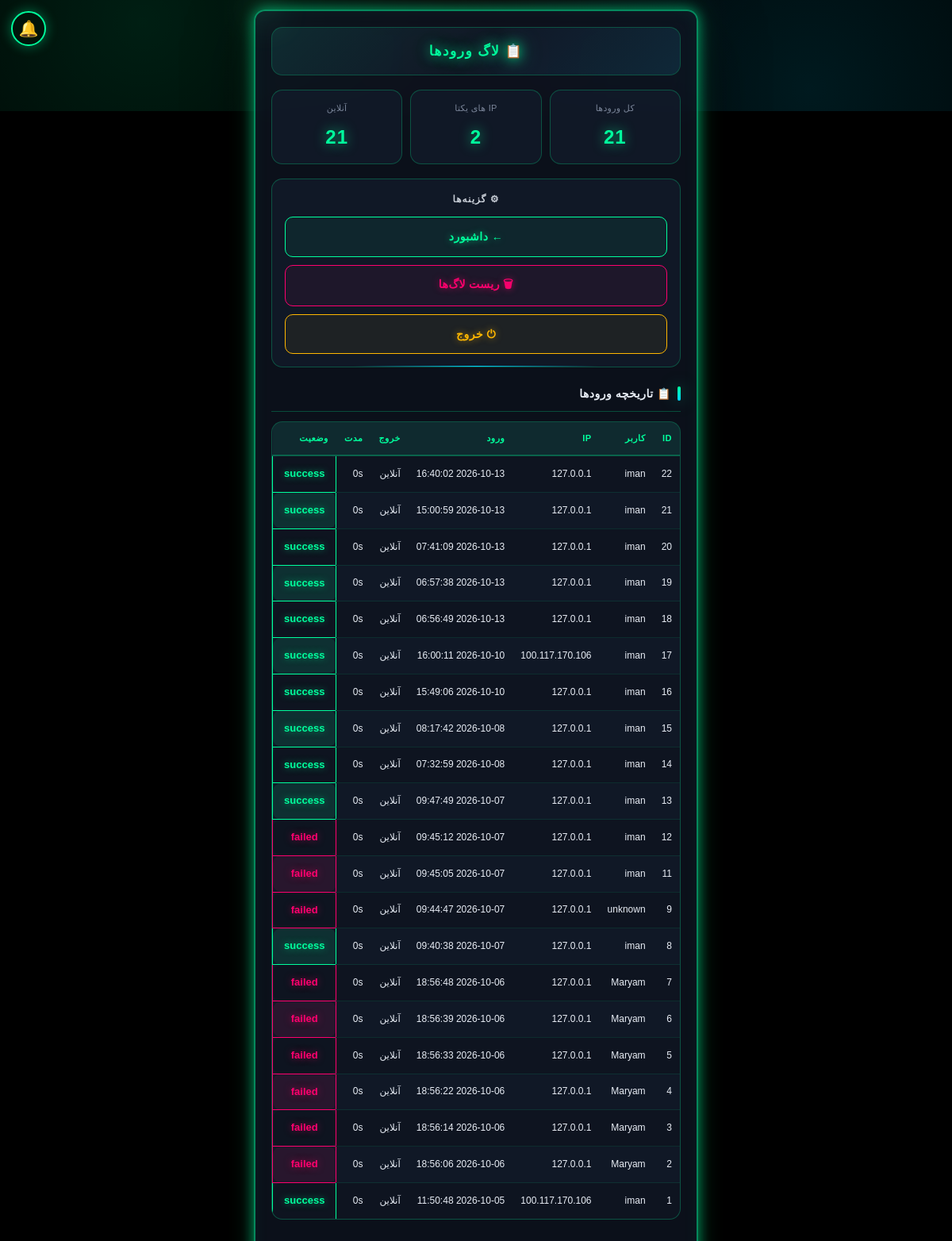
The app's page /admin/logs (signed in) with its own data.
### tables this page shows
CREATE TABLE login_logs (
        id INTEGER PRIMARY KEY AUTOINCREMENT,
        user_id INTEGER, username TEXT, ip TEXT, user_agent TEXT,
        login_time TIMESTAMP DEFAULT CURRENT_TIMESTAMP,
        logout_time TIMESTAMP, duration_seconds INTEGER DEFAULT 0,
        status TEXT DEFAULT 'success');

### app.py (the view)
@app.route("/admin/logs")
@admin_required
def admin_logs():
    return render_template("admin_logs.html",
        logs=get_all_logins(200),
        stats=get_login_stats())

### app.py (called while the page is built)
@app.context_processor
def inject_global_settings():
    try:
        if session.get("is_admin"):
            s = get_admin_settings()
        elif session.get("user_id"):
            s = get_user_settings(session["user_id"])
        else:
            s = {"avatar": None, "bg": None, "theme": "neon"}
    except Exception:
        s = {"avatar": None, "bg": None, "theme": "neon"}
    return {"current_settings": s}

@app.after_request
def _security_headers(response):
    if response.content_type and 'text/html' in response.content_type:
        response.headers["Cache-Control"] = "no-store, no-cache, must-revalidate, max-age=0"
        response.headers["Pragma"] = "no-cache"
        response.headers["Expires"] = "0"
    """هدرهای امنیتی"""
    response.headers["X-Content-Type-Options"] = "nosniff"
    response.headers["X-Frame-Options"] = "SAMEORIGIN"
    response.headers["X-XSS-Protection"] = "1; mode=block"
    response.headers["Referrer-Policy"] = "no-referrer"
    response.headers["Permissions-Policy"] = "geolocation=(), microphone=(), camera=()"
    return response

def admin_required(f):
    @wraps(f)
    def decorated(*args, **kwargs):
        if session.get("user_id"):
            session.clear()
            return redirect(url_for("admin_login"))
        if not session.get("is_admin"):
            return redirect(url_for("admin_login"))
        return f(*args, **kwargs)
    return decorated

### database.py (called while the page is built, shortened)
def get_all_logins(limit=200):
    conn = sqlite3.connect(DB_PATH)
    c = conn.cursor()
    c.execute("SELECT * FROM login_logs ORDER BY id DESC LIMIT ?", (limit,))
    rows = c.fetchall()
    conn.close()
    return rows

def get_login_stats():
    conn = sqlite3.connect(DB_PATH)
    c = conn.cursor()
    c.execute("SELECT COUNT(*) FROM login_logs")
    total = c.fetchone()[0]
    c.execute("SELECT COUNT(DISTINCT ip) FROM login_logs")
    unique_ips = c.fetchone()[0]
    c.execute("SELECT COUNT(*) FROM login_logs WHERE logout_time IS NULL")
    online = c.fetchone()[0]
    conn.close()
    return {"total": total, "unique_ips": unique_ips, "online": online}

def get_user_settings(user_id):
    import time
    now = time.time()
    if user_id in _SETTINGS_CACHE and (now - _SETTINGS_CACHE_TIME.get(user_id, 0)) < 60:
        return _SETTINGS_CACHE[user_id]

def get_admin_settings():
    return get_user_settings(ADMIN_ID)

### templates/admin_logs.html (shortened to what this page needs)
<!DOCTYPE html>
<html lang="fa" dir="rtl">
<head>
    <link rel="stylesheet" href="/static/style.css">
<link href="https://cdn.jsdelivr.net/gh/rastikerdar/vazirmatn@v33.003/Vazirmatn-font-face.css" rel="stylesheet">
<link rel="stylesheet" href="/static/navbar-fix.css">
</head>
<body class="matrix-bg">
    <div class="container">
        <div class="header-bar">
            <div class="header-title">📋 لاگ ورودها</div>
        </div>
        <div class="stats">
            <div class="stat-box">
                <span class="stat-label">کل ورودها</span>
                <span class="stat-value">{{ stats.total }}</span>
            </div>
            <div class="stat-box">
                <span class="stat-label">IP های یکتا</span>
                <span class="stat-value">{{ stats.unique_ips }}</span>
            </div>
            <div class="stat-box">
                <span class="stat-label">آنلاین</span>
                <span class="stat-value">{{ stats.online }}</span>
            </div>
        </div>
        <div class="footer-box">
            <div class="footer-title">⚙ گزینه‌ها</div>
            <div class="footer-actions">
                <a href="/admin/dashboard" class="btn-nav">← داشبورد</a>
                <button type="button" class="btn-reset" onclick="openClearModal()">🗑 ریست لاگ‌ها</button>
                <a href="/admin/logout" class="btn-nav btn-logout">⏻ خروج</a>
            </div>
        </div>
        <h2>📋 تاریخچه ورودها</h2>
        <div class="table-wrap">
            <table>
                <tr>
                    <th>ID</th>
                    <th>کاربر</th>
                    <th>IP</th>
                    <th>ورود</th>
                    <th>خروج</th>
                    <th>مدت</th>
                    <th>وضعیت</th>
                </tr>
                {% for row in logs %}
                <tr>
                    <td>{{ row[0] }}</td>
                    <td>{{ row[2] }}</td>
                    <td>{{ row[3] }}</td>
                    <td>{{ row[5] }}</td>
                    <td>{{ row[6] or 'آنلاین' }}</td>
                    <td>{{ row[7] }}s</td>
                    <td class="{{ 'success' if row[8]=='success' else 'error' }}">{{ row[8] }}</td>
                </tr>
                {% endfor %}
            </table>
        </div>
    </div>
{% include "_global_bg.html" %}
<a href="#" id="notifBellLink" class="notif-bell" title="اعلان‌ها">
🔔
</a>
</body>
</html>

### templates/_global_bg.html (shortened to what this page needs)
<link rel="stylesheet" href="/static/app-feel.css">

### static/navbar-fix.css (style rules this page uses)
html, body { padding-bottom: 0 !important; margin-bottom: 0 !important; }
body { padding-bottom: 140px !important; min-height: 100vh !important; overflow-y: auto !important; overflow-x: hidden !important; height: auto !important; max-height: none !important; position: relative !important; }
.container, .wrap, main, .content, .main-content { padding-bottom: 140px !important; }
body::after { content: ""; display: block; height: 140px; width: 100%; pointer-events: none; }

### static/app-feel.css (style rules this page uses)
* { -webkit-tap-highlight-color:transparent;-webkit-touch-callout:none }
html,body { overscroll-behavior:none;-webkit-overflow-scrolling:touch }
body { user-select:none;-webkit-user-select:none }
button,a.btn,.ni,.tab,.cat,.main-cat,.prod,.shop,.cart { transition:transform .15s ease,box-shadow .3s ease; }
.page-fade { animation:pageFade .3s ease-out }

### templates/admin_logs.html (style rules this page uses)
body,input,textarea,button,select { font-family:"Vazirmatn","Segoe UI",Tahoma,sans-serif !important; }

### records on screen
login_logs: id "22", username "iman", ip "127.0.0.1", login_time "2026-10-13 16:40:02", row "آنلاین", duration_seconds "0", status "success"
login_logs: id "21", username "iman", ip "127.0.0.1", login_time "2026-10-13 15:00:59", row "آنلاین", duration_seconds "0", status "success"
login_logs: id "20", username "iman", ip "127.0.0.1", login_time "2026-10-13 07:41:09", row "آنلاین", duration_seconds "0", status "success"
login_logs: id "19", username "iman", ip "127.0.0.1", login_time "2026-10-13 06:57:38", row "آنلاین", duration_seconds "0", status "success"
login_logs: id "18", username "iman", ip "127.0.0.1", login_time "2026-10-13 06:56:49", row "آنلاین", duration_seconds "0", status "success"
login_logs: id "17", username "iman", ip "100.117.170.106", login_time "2026-10-10 16:00:11", row "آنلاین", duration_seconds "0", status "success"
login_logs: id "16", username "iman", ip "127.0.0.1", login_time "2026-10-10 15:49:06", row "آنلاین", duration_seconds "0", status "success"
login_logs: id "15", username "iman", ip "127.0.0.1", login_time "2026-10-08 08:17:42", row "آنلاین", duration_seconds "0", status "success"
login_logs: id "14", username "iman", ip "127.0.0.1", login_time "2026-10-08 07:32:59", row "آنلاین", duration_seconds "0", status "success"
login_logs: id "13", username "iman", ip "127.0.0.1", login_time "2026-10-07 09:47:49", row "آنلاین", duration_seconds "0", status "success"
login_logs: id "12", username "iman", ip "127.0.0.1", login_time "2026-10-07 09:45:12", row "آنلاین", duration_seconds "0", status "failed"
login_logs: id "11", username "iman", ip "127.0.0.1", login_time "2026-10-07 09:45:05", row "آنلاین", duration_seconds "0", status "failed"
login_logs: id "9", username "unknown", ip "127.0.0.1", login_time "2026-10-07 09:44:47", row "آنلاین", duration_seconds "0", status "failed"
login_logs: id "8", username "iman", ip "127.0.0.1", login_time "2026-10-07 09:40:38", row "آنلاین", duration_seconds "0", status "success"
login_logs: id "7", username "Maryam", ip "127.0.0.1", login_time "2026-10-06 18:56:48", row "آنلاین", duration_seconds "0", status "failed"
login_logs: id "6", username "Maryam", ip "127.0.0.1", login_time "2026-10-06 18:56:39", row "آنلاین", duration_seconds "0", status "failed"
login_logs: id "5", username "Maryam", ip "127.0.0.1", login_time "2026-10-06 18:56:33", row "آنلاین", duration_seconds "0", status "failed"
login_logs: id "4", username "Maryam", ip "127.0.0.1", login_time "2026-10-06 18:56:22", row "آنلاین", duration_seconds "0", status "failed"
login_logs: id "3", username "Maryam", ip "127.0.0.1", login_time "2026-10-06 18:56:14", row "آنلاین", duration_seconds "0", status "failed"
login_logs: id "2", username "Maryam", ip "127.0.0.1", login_time "2026-10-06 18:56:06", row "آنلاین", duration_seconds "0", status "failed"
login_logs: id "1", username "iman", ip "100.117.170.106", login_time "2026-10-05 11:50:48", row "آنلاین", duration_seconds "0", status "success"

### other values on screen
{{ stats.total }} "21"
{{ stats.unique_ips }} "2"
{{ stats.online }} "21"
